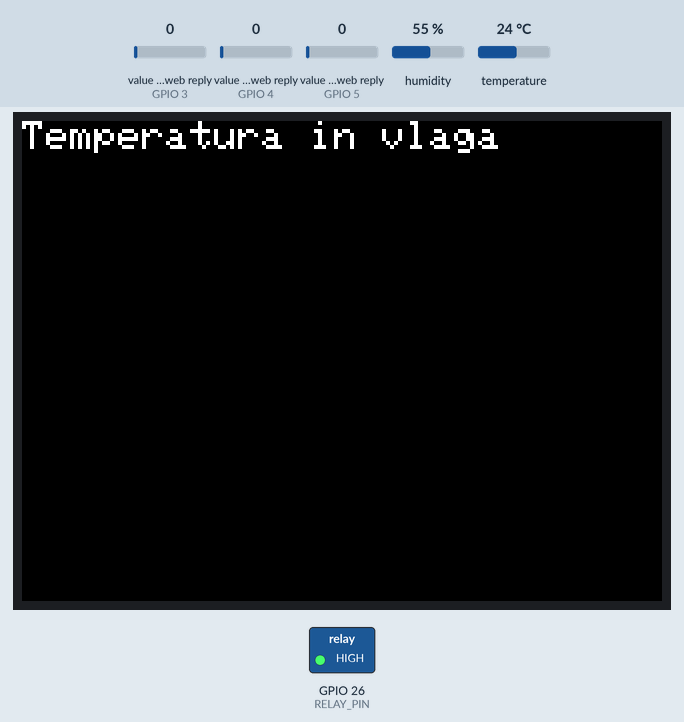
Simulated run of this sketch. Board: ESP32. Shown: 320×240 colour display, switched loads named in the sketch (green lamp = pin HIGH). Wiring (inferred from the names in the program): SHT3x sensor at I2C address 0x44. Inputs (shaded band) come from the test bench; at power-on: value in the web reply (sensors on GPIO 3, GPIO 4, GPIO 5) 0, humidity 55 %, temperature 24 °C. WiFi joins after 1.5 s; servers stay silent unless stated; web services answer with replies made up by the test bench; what the sketch prints to the serial monitor is not drawn.

Above: at 1.8 s.
At 2.7 s:
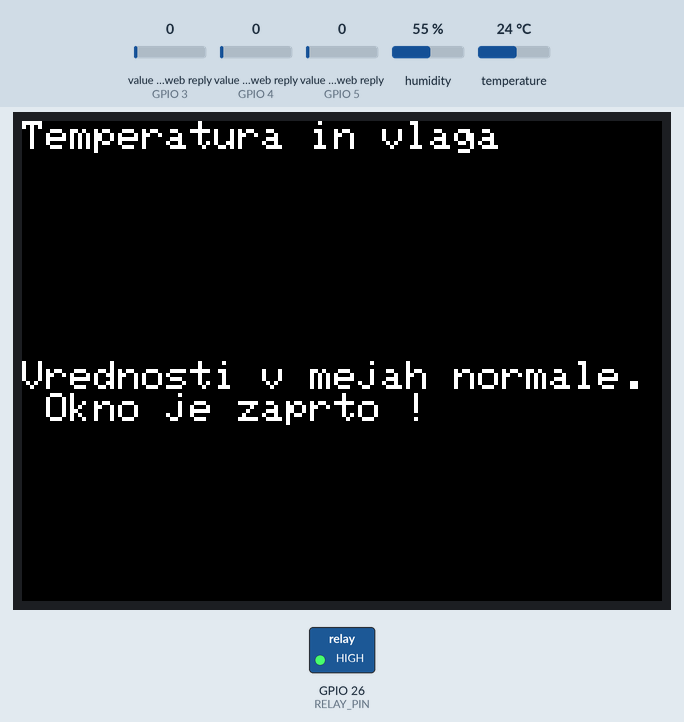
At 3.3 s:
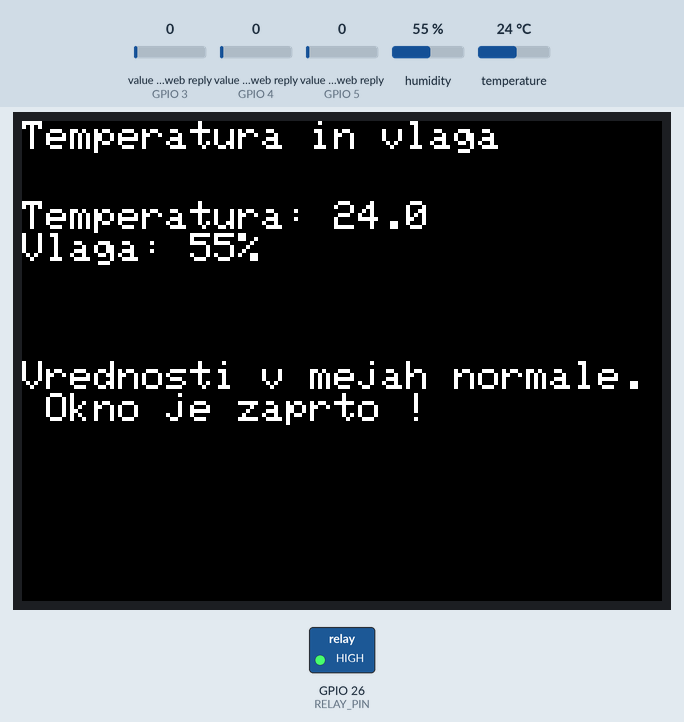
At 24.6 s:
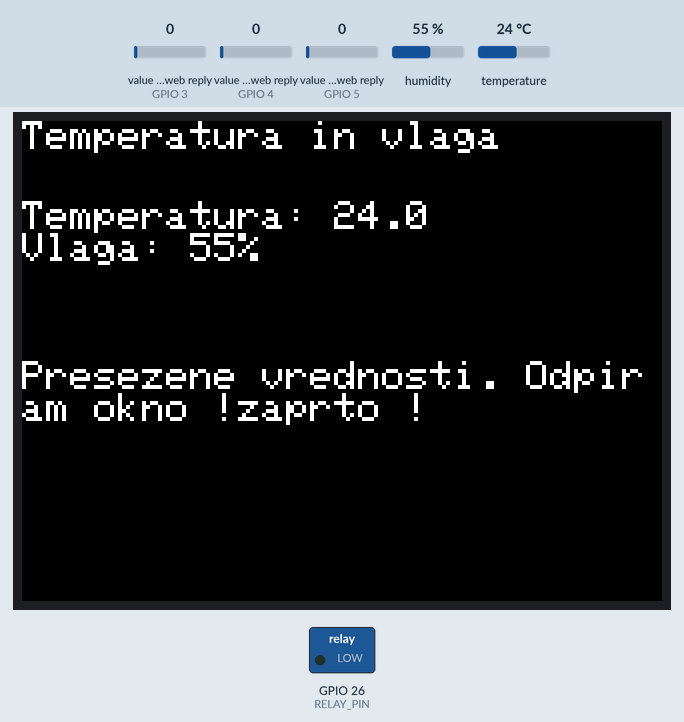
Timing chart, 0 to 26.1 s (numbered marks = the images above):
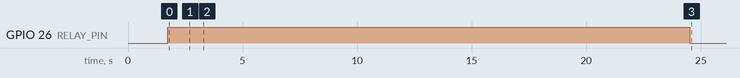

The sketch:

Temperatura_in_vlaga-PROJEKT.ino
```cpp
#include <M5Stack.h>
#include "ThingSpeak.h"
#include <Wire.h>
#include <WiFi.h>
#include "SHT3X.h"

// relay PIN
#define RELAY_PIN 26

// WiFi settings
const char* ssid = ""; // ENTER SSID
const char* password = ""; // ENTER PASSWORD

//thingSpeak settings
unsigned long myChannelNumber = 2329291;
const char* myWriteApiKey = "C2O971A1LP0NXW2Z";
const char* myCounterReadAPIKey = "KFZZNTR3Z957ALL6";

// object for network configuration
WiFiClient client;

// termperature and humidity sensor
SHT3X sht30;

// variables init (default settings)
float temperatura = 0.0;
float vlaga = 0.0;
float maxTemp = 25.0; // default maximum temperature
float maxVlaga = 50.0; // default maximum humidity
float manual = 0.0; // default manual open=1/close=0


void setup() {
  // Inicializacija
  M5.begin(); //Init M5Stack.
  M5.Power.begin(); //Init power

  ///////////////////////////////////////////////////////////////////////////////////////////////
  // display settings (brightness, text size, color)
  M5.Lcd.setBrightness(10);
  M5.Lcd.setTextSize(2);
  Serial.println(F("Temperatura in vlaga"));
  M5.Lcd.clear(BLACK);
  M5.Lcd.println("Temperatura in vlaga");

  ///////////////////////////////////////////////////////////////////////////////////////////////
  // connecting to wifi network
  WiFi.begin(ssid, password);
  while (WiFi.status() != WL_CONNECTED)
  {
    Serial.println("Connecting...");
  }
  Serial.println("Connected!");
  pinMode(RELAY_PIN, OUTPUT); // PIN initialization OUTPUT
  digitalWrite(RELAY_PIN, HIGH); // PIN initialization HIGH voltage (OFF)

  ThingSpeak.begin(client); // connect to Thingspeak service
}

void loop(void) {

  // reading manual opening value from thingspeak
  manual = ThingSpeak.readFloatField(myChannelNumber, 5, myCounterReadAPIKey);
  Serial.println(manual);
  // reading maximum values from thingspeak
  maxTemp =  ThingSpeak.readFloatField(myChannelNumber, 3, myCounterReadAPIKey);
  Serial.println(maxTemp);
  maxVlaga =  ThingSpeak.readFloatField(myChannelNumber, 4, myCounterReadAPIKey);
  Serial.println(maxVlaga);

/////////////////////////////////////////////////////////////////////////////////////////////////
  // condition for manual opening
  if(manual==1.0) {
    digitalWrite(RELAY_PIN, LOW);
    M5.Lcd.setCursor(0, 120);
    Serial.println("Rocno odpiranje. Odpiram okno !");
    M5.Lcd.println("Rocno odpiranje. Odpiram okno !");
  } else {

    // conditions for automatic window opening
    if ((temperatura > maxTemp) || (vlaga > maxVlaga)) {
      digitalWrite(RELAY_PIN, LOW);  // ON - low woltage
      M5.Lcd.setCursor(0, 120);
      Serial.println("Presezene vrednosti. Odpiram okno !");
      M5.Lcd.println("Presezene vrednosti. Odpiram okno !");
    } else {
      digitalWrite(RELAY_PIN, HIGH);  // OFF - high voltage
      M5.Lcd.setCursor(0, 120);
      M5.Lcd.println("Vrednosti v mejah normale. Okno je zaprto !");
      Serial.println("Vrednosti v mejah normale. Okno je zaprto !");
    }
  }


  // sensor reading
  if (sht30.get() == 0) {
  temperatura = sht30.cTemp;
  vlaga = sht30.humidity;
  Serial.printf("Sensor Reading - Temperature: %2.2f°C  Humidity: %2.2f%%\n", temperatura, vlaga);
  } else {
  Serial.println("Error reading sensor.");
  }


  ///////////////////////////////////////////////////////////////////////////////////////////////
  // display update
  Serial.printf("Temperatura: %2.2f*C  Vlaga: %0.2f%%  \r\n", temperatura, vlaga);
  M5.Lcd.setCursor(0, 40);
  M5.Lcd.setTextColor(WHITE, BLACK);
  M5.Lcd.printf("Temperatura: %2.1f  \r\nVlaga: %2.0f%%  \r\n", temperatura, vlaga);
  M5.Lcd.setCursor(0,90);
  delay(100);

  ///////////////////////////////////////////////////////////////////////////////////////////////
  /// setting data fields to be sent
  ThingSpeak.setField(1, temperatura);
  ThingSpeak.setField(2, vlaga);
  //Thingspeak.setField(5, 0); // setting field manual open back to close
  // sending data fields, 'statusCode' is server response
  int statusCode = ThingSpeak.writeFields(myChannelNumber, myWriteApiKey);

  // succesful or unsuccessful update
  if(statusCode == 200){
    Serial.println("Channel update successful.");
  }
  else{
    Serial.println("Problem updating channel. HTTP error code " + String(statusCode));
  }

  ///////////////////////////////////////////////////////////////////////////////////////////////
  // 20 delay for next reading/writing
  delay(20000);
}
```

SHT3X.cpp
```cpp
#include "SHT3X.h"

SHT3X::SHT3X(uint8_t address)
{
  Wire.begin();
  _address=address;
}

byte SHT3X::get()
{
  unsigned int data[6];

  // Start I2C Transmission
  Wire.beginTransmission(_address);
  // Send measurement command
  Wire.write(0x2C);
  Wire.write(0x06);
  // Stop I2C transmission
  if (Wire.endTransmission()!=0)
    //Serial.println(Wire.endTransmission());
    return 1;

  delay(500);

  // Request 6 bytes of data
  Wire.requestFrom(_address, 6);

  // Read 6 bytes of data
  // cTemp msb, cTemp lsb, cTemp crc, humidity msb, humidity lsb, humidity crc
  for (int i=0;i<6;i++) {
    data[i]=Wire.read();
  };

  delay(50);

  if (Wire.available()!=0)
    return 2;

  // Convert the data
  cTemp = ((((data[0] * 256.0) + data[1]) * 175) / 65535.0) - 45;
  fTemp = (cTemp * 1.8) + 32;
  humidity = ((((data[3] * 256.0) + data[4]) * 100) / 65535.0);

  return 0;
}
```

SHT3X.h
```cpp
#ifndef __SHT3X_H
#define __HT3X_H

#if ARDUINO >= 100
 #include "Arduino.h"
#else
 #include "WProgram.h"
#endif

#include "Wire.h"

class SHT3X{
public:
  SHT3X(uint8_t address=0x44);
  byte get(void);
  float cTemp=0;
  float fTemp=0;
  float humidity=0;

private:
  uint8_t _address;
};

#endif
```

Measured:
- by itself, GPIO 26 (RELAY_PIN): HIGH → LOW at 24.5 s
- what the display in image 1 shows lasts 0.5 s, from 2.7 s to 3.2 s
- what the display in image 2 shows lasts 21.3 s, from 3.2 s to 24.5 s
